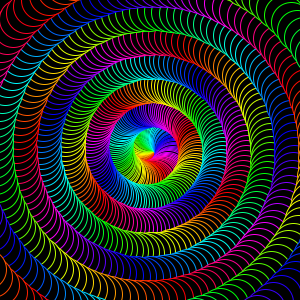
Frame 1 (no input)
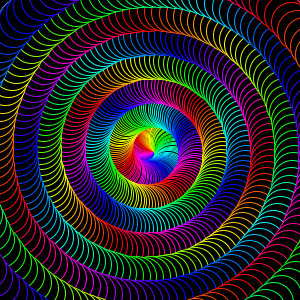
Frame 60 (the mouse pressed at the canvas centre just before this capture)
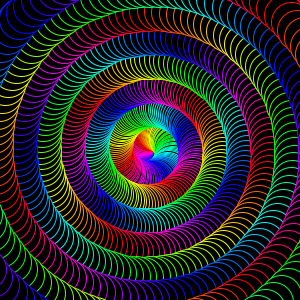
Frame 120 (the mouse held since frame 60 and released just before this capture)

The Processing sketch that drew these frames (run headless with seeded random() and noise(); from frame 60 on, the mouse is pressed at the canvas centre):

// Processing sketch: processing_103008
// ── processing_103008.pde

float circuloX;
float circuloY;
int rot=0;
float radio=0;
float colorin;
void setup ()
{
  size (300,300);
  background (0);
  colorMode (HSB);
  fill (0);
}

void draw ()
{
  radio=1;
 translate (width/2-40, height/2-40);
 colorin= (colorin+(dist (width/2,height/2,mouseX,mouseY))/4.2);
for ( int i=0; i< 3050; i+=3)

{ ellipse (circuloX+40,circuloY+40,40,40); circuloX= radio *cos(radians(i));
circuloY= radio *sin(radians(i)); stroke ((colorin+i)%255,255,255); 
radio=radio+.2;}
 

}
